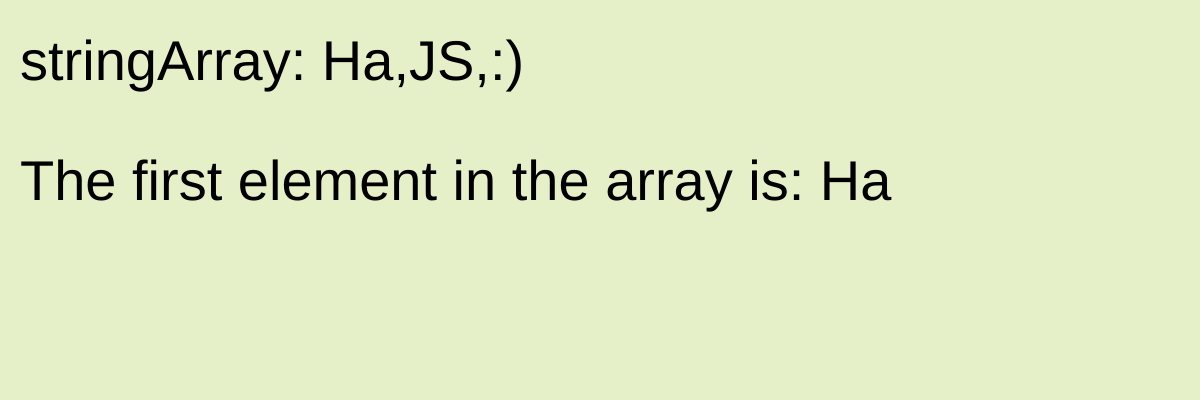
Frame 1 (no input)
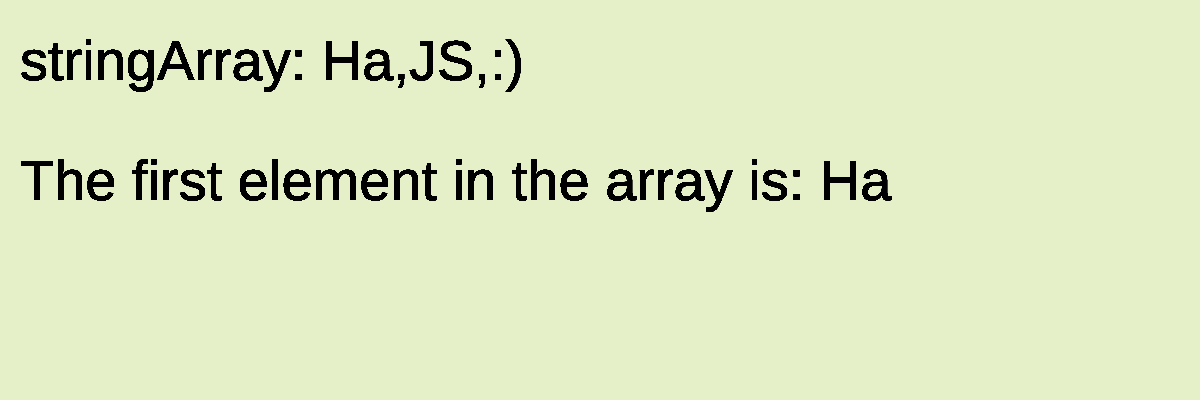
Frame 60 (no input)
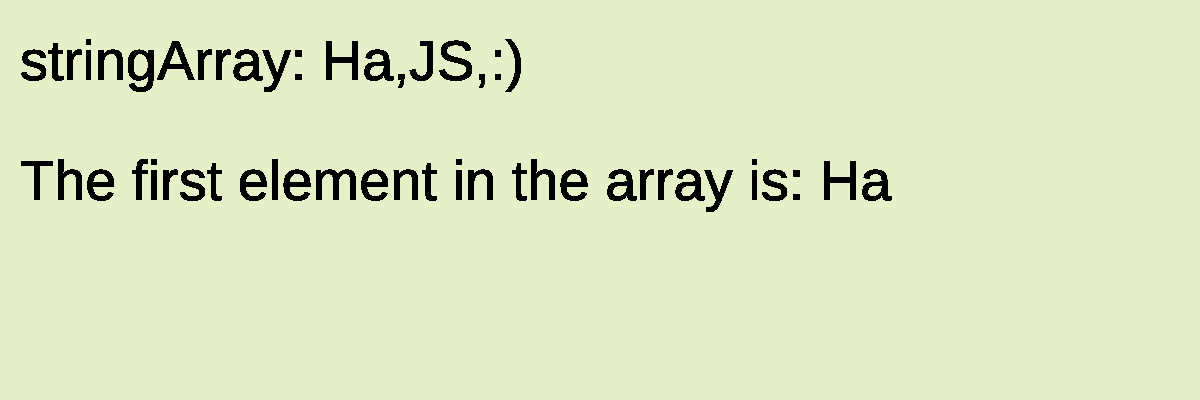
Frame 120 (the mouse pressed at the canvas centre since frame 60)

The p5.js sketch that drew these frames (run headless with seeded random() and noise() and a simulated clock; from frame 60 on, the mouse is pressed at the canvas centre):

// p5.js sketch
// ── sketch.js
// create a filled array
// This array has strings in its elements
var stringArray = ["Ha", "JS", ":)"]


function setup() {
    createCanvas(windowWidth,400);
    bg_color = color(230, 240, 200);
    background(bg_color);
}

function draw() {
    textSize(56);
    // print the arrays to the screen
    text("stringArray: " + stringArray, 20, 80);
    text("The first element in the array is: " + stringArray[0], 20, 200);
}
